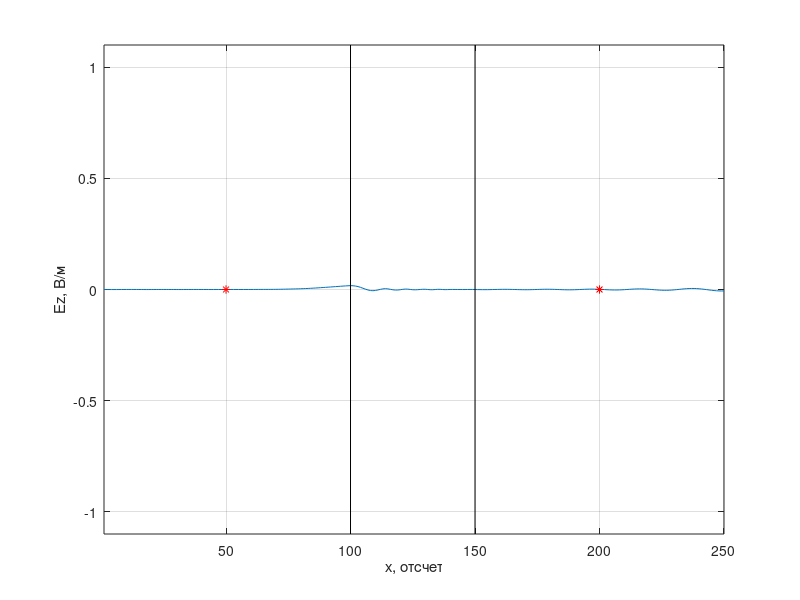

This chart was generated by the following MATLAB code:
%% Одномерный FDTD.
% Граница раздела
clear

% Волновое сопротивление свободного пространства
W0 = 120 * pi;

% Число Куранта
Sc = 1.0;

% Время расчета в отсчетах
maxTime = 1000;

% Размер области моделирования в отсчетах
maxSize = 250;

% Положение датчиков, регистрирующих поля, в отсчетах
probePos = [60, 110, 160];

% Левая граница TFSF
tfsf_left = 50;

% Правая граница TFSF
tfsf_right = 200;

% Положение начала диэлектрика
layer_start = 100;
layer_end = 150;

Ez = zeros (1, maxSize);
Hy = zeros (1, maxSize);

eps = ones (1, maxSize);
eps(layer_start: layer_end) = 9.0;

mu = ones (1, maxSize);

figure

for t = 1: maxTime
    % Расчет компоненты поля H
    Hy(maxSize) = Hy(maxSize - 1);
    for m = 1: maxSize - 1
        % До этой строки Hy(n) хранит значение компоненты Hy
        % за предыдущий момент времени
        Hy(m) = Hy(m) + (Ez(m + 1) - Ez(m)) * Sc / (W0 * mu(m));
    end
    
    Hy(tfsf_left - 1) = Hy(tfsf_left - 1) - ...
        exp (-(t - 30.0 - (tfsf_left - tfsf_left)) ^ 2 / 100.0) / W0;

    Hy(tfsf_right - 1) = Hy(tfsf_right - 1) + ...
        exp (-(t - 30.0 - (tfsf_right - tfsf_left)) ^ 2 / 100.0) / W0;
    
    % Расчет компоненты поля E
    Ez(1) = Ez(2);

    for m = 2: maxSize
        % До этой строки Ez(n) хранит значение компоненты Ez
        % за предыдущий момент времени
        Ez(m) = Ez(m) + (Hy(m) - Hy(m - 1)) * Sc * W0 / eps (m);
    end

    % Источник возбуждения
    Ez(tfsf_left) = Ez(tfsf_left) + ...
        exp (-(t + 0.5 - (tfsf_left - tfsf_left - 0.5) - 30.0) ^ 2 / 100.0);
    
    Ez(tfsf_right) = Ez(tfsf_right) - ...
        exp (-(t + 0.5 - (tfsf_right - tfsf_left - 0.5) - 30.0) ^ 2 / 100.0);
    
    % Регистрация поля в датчиках
    for p = 1:size(probePos, 2)
        probeTimeEz(p, t) = Ez(probePos(p));
    end
    
    plot (Ez);
    xlim ([1, maxSize]);
    ylim ([-1.1, 1.1]);
    xlabel ('x, отсчет')
    ylabel ('Ez, В/м')
    line ([layer_start, layer_start], [-1.1, 1.1], ...
        'Color',[0.0, 0.0, 0.0]);
    line ([layer_end, layer_end], [-1.1, 1.1], ...
        'Color',[0.0, 0.0, 0.0]);
    grid on
    hold on
    plot (tfsf_left, 0, '*r');
    plot (tfsf_right, 0, '*r')
    hold off
    pause (0.03)
end
